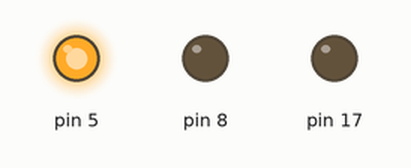
This sketch was run on a simulated Arduino Uno, built with avr-gcc and run on an emulated ATmega328P. On the bench: output pins drawn as LEDs (lit = HIGH).

Above: at 0.1 s.
At 1.1 s:
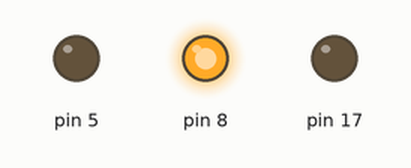
At 2.7 s:
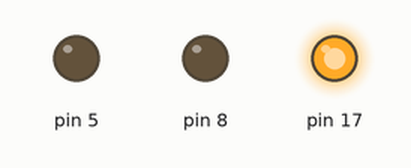
Timing chart, 0 to 3.0 s (numbered marks = the images above):
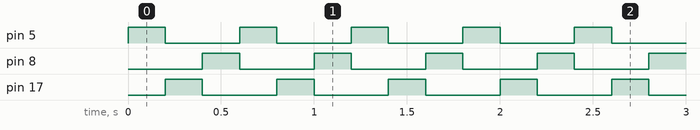

Measured:
- by itself, pin 5, pin 8, pin 17: alternates HIGH for 0.20 s and LOW for 0.40 s
- by itself, everything shown: repeats every 0.60 s, in 3 steps

The sketch:

Blink.ino
```cpp
void setup()
{
  pinMode(5, OUTPUT);
  // pinMode(16, OUTPUT);
  pinMode(17, OUTPUT);
  pinMode(8, OUTPUT);
}

// the loop function runs over and over again forever
void loop()
{
  digitalWrite(5, HIGH);
  delay(200);
  digitalWrite(5, LOW);

  // digitalWrite(16, HIGH);
  // delay(200);
  // digitalWrite(16, LOW);

  digitalWrite(17, HIGH);
  delay(200);
  digitalWrite(17, LOW);

  digitalWrite(8, HIGH);
  delay(200);
  digitalWrite(8, LOW);
}
```
